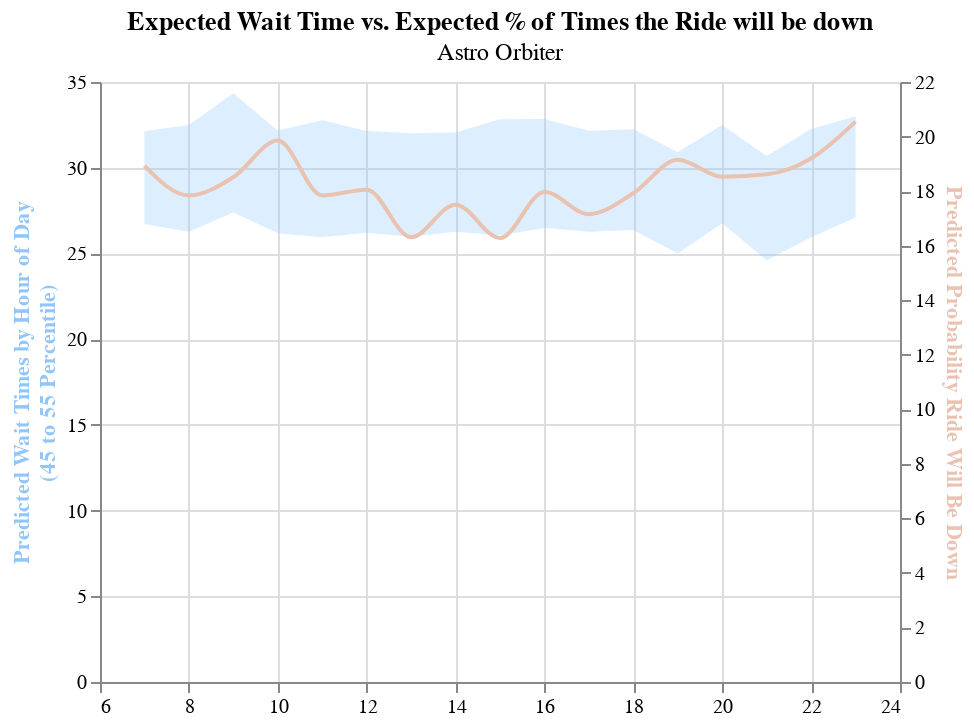

The notebook cell this image was saved under:
### Markdown cell above
### Astro Orbiter


It seems Astro Orbiter wait times are highly influenced by capacity, age of ride, and presence of night time shows, especially at Magic Kingdom. This means that over time Astro Orbiter wait times have gone down but may spike on days when there is a nighttime show or parade happening at Magic Kingdom.


Astro Orbiter wait times are pretty consistent from park open to park close, however the probability that the ride will be down steadily drops to be at its minimum by 3:00PM.

### Code cell
astro_orbiter = rideResults[0].visualize_wait_times(.45, .55)
save(astro_orbiter, "../reports/figures/AstroOrbiterWaitTimes.html")
astro_orbiter

### Figure 1 — Vega-Lite specification as saved in the notebook (floating-point values rounded to 4 significant figures)
{"config": {"view": {"continuousWidth": 400, "continuousHeight": 300}}, "layer": [{"mark": {"type": "area", "color": "#90C6FA", "opacity": 0.3}, "encoding": {"x": {"axis": {"title": null}, "field": "HOUROFDAY", "type": "quantitative"}, "y": {"axis": {"title": ["Predicted Wait Times by Hour of Day", "(45 to 55 Percentile)"], "titleColor": "#90C6FA"}, "field": "LOWER_QUANTILE", "type": "quantitative"}, "y2": {"field": "UPPER_QUANTILE"}}}, {"mark": {"type": "line", "interpolate": "monotone", "stroke": "#EAC2B1"}, "encoding": {"x": {"axis": {"title": null}, "field": "HOUROFDAY", "type": "quantitative"}, "y": {"axis": {"title": "Predicted Probability Ride Will Be Down", "titleColor": "#EAC2B1"}, "field": "PREDICTED PROB DOWN", "type": "quantitative"}}}], "data": {"name": "data-e70e4fa4ce9f43683433e52a723494d7"}, "resolve": {"scale": {"y": "independent"}}, "title": {"text": ["Expected Wait Time vs. Expected % of Times the Ride will be down"], "subtitle": ["Astro Orbiter"]}, "$schema": "https://vega.github.io/schema/vega-lite/v4.17.0.json", "datasets": {"data-e70e4fa4ce9f43683433e52a723494d7": [{"HOUROFDAY": 7, "LOWER_QUANTILE": 26.72, "UPPER_QUANTILE": 32.13, "PREDICTED PROB DOWN": 18.92}, {"HOUROFDAY": 8, "LOWER_QUANTILE": 26.26, "UPPER_QUANTILE": 32.48, "PREDICTED PROB DOWN": 17.84}, {"HOUROFDAY": 9, "LOWER_QUANTILE": 27.39, "UPPER_QUANTILE": 34.34, "PREDICTED PROB DOWN": 18.51}, {"HOUROFDAY": 10, "LOWER_QUANTILE": 26.18, "UPPER_QUANTILE": 32.17, "PREDICTED PROB DOWN": 19.85}, {"HOUROFDAY": 11, "LOWER_QUANTILE": 25.94, "UPPER_QUANTILE": 32.77, "PREDICTED PROB DOWN": 17.84}, {"HOUROFDAY": 12, "LOWER_QUANTILE": 26.21, "UPPER_QUANTILE": 32.14, "PREDICTED PROB DOWN": 18.05}, {"HOUROFDAY": 13, "LOWER_QUANTILE": 25.97, "UPPER_QUANTILE": 32.01, "PREDICTED PROB DOWN": 16.31}, {"HOUROFDAY": 14, "LOWER_QUANTILE": 26.26, "UPPER_QUANTILE": 32.05, "PREDICTED PROB DOWN": 17.5}, {"HOUROFDAY": 15, "LOWER_QUANTILE": 26.07, "UPPER_QUANTILE": 32.83, "PREDICTED PROB DOWN": 16.28}, {"HOUROFDAY": 16, "LOWER_QUANTILE": 26.48, "UPPER_QUANTILE": 32.85, "PREDICTED PROB DOWN": 17.96}, {"HOUROFDAY": 17, "LOWER_QUANTILE": 26.26, "UPPER_QUANTILE": 32.15, "PREDICTED PROB DOWN": 17.15}, {"HOUROFDAY": 18, "LOWER_QUANTILE": 26.37, "UPPER_QUANTILE": 32.24, "PREDICTED PROB DOWN": 17.92}, {"HOUROFDAY": 19, "LOWER_QUANTILE": 25.0, "UPPER_QUANTILE": 30.92, "PREDICTED PROB DOWN": 19.15}, {"HOUROFDAY": 20, "LOWER_QUANTILE": 26.77, "UPPER_QUANTILE": 32.49, "PREDICTED PROB DOWN": 18.53}, {"HOUROFDAY": 21, "LOWER_QUANTILE": 24.6, "UPPER_QUANTILE": 30.69, "PREDICTED PROB DOWN": 18.61}, {"HOUROFDAY": 22, "LOWER_QUANTILE": 25.95, "UPPER_QUANTILE": 32.26, "PREDICTED PROB DOWN": 19.2}, {"HOUROFDAY": 23, "LOWER_QUANTILE": 27.09, "UPPER_QUANTILE": 33.0, "PREDICTED PROB DOWN": 20.55}]}}
